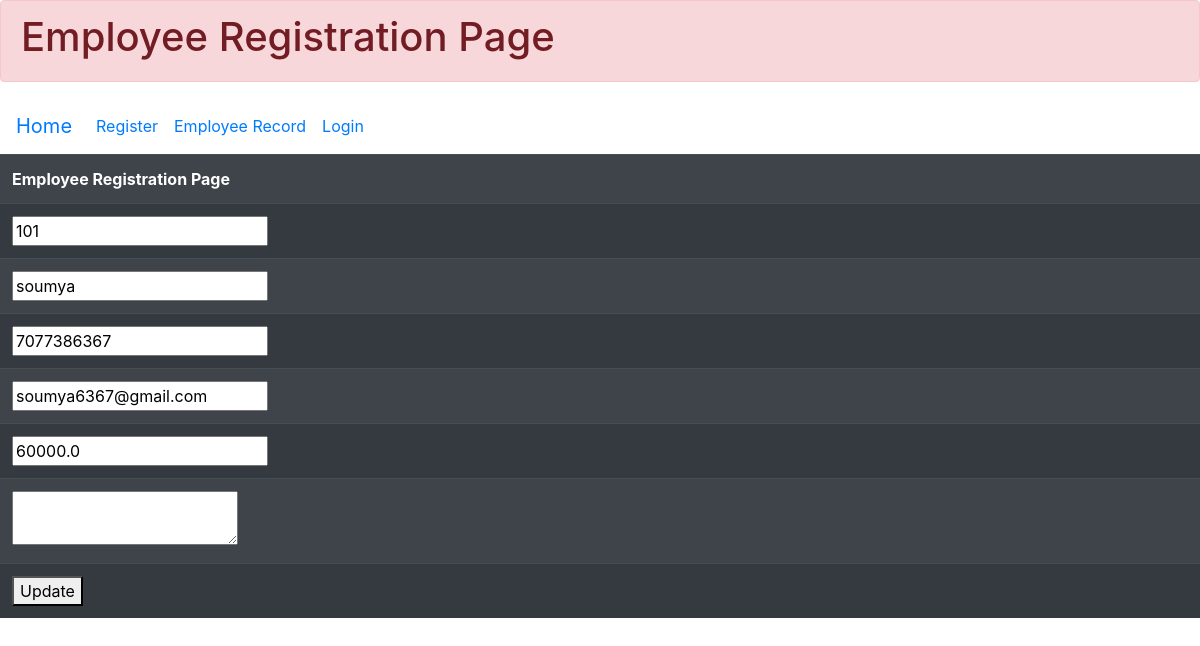
The app's page /update/?no=101 with its own data.
### myapp/models.py (models this page shows)
class Employee(models.Model):
      idno=models.IntegerField(primary_key=True)
      name=models.CharField(max_length=70)
      contact=models.IntegerField()
      email=models.EmailField()
      salary=models.FloatField()
      address=models.TextField(blank=True)

### myapp/views.py (the view)
# urls.py: path('update/',views.update,name='update'),
def update(request):
      idno=request.GET.get('no')
      result=Employee.objects.get(idno=idno)
      return render(request,'myapp/update.html',{'data':result})

### templates/myapp/update.html (shortened to what this page needs)
{% extends 'common.html'  %}
{% load static %}
{% block head %}
        {% include 'head.html' %}
{% endblock %}
{% block soumya %}
<form action="{% url 'update_data' %}" method='post'>
<table class="table table-striped table-dark" width=500px>
      <tr>
          <th>
              Employee Registration Page
          </th>
      </tr>
      <tr>
          <th>
              <input type='number' placeholder='idno'readonly value="{{data.idno}}" required name='t1'>
          </th>
      </tr>
      <tr>
            <th>
                <input type='text' placeholder='username' value="{{data.name}}" required name='t2'>
            </th>
        </tr>
        <tr>
            <th>
                <input type='number' placeholder='contact no' value="{{data.contact}}" required name='t3'>
            </th>
        </tr>
        <tr>
            <th>
                <input type='Email' placeholder='Email' value="{{data.email}}" required name='t4'>
            </th>
        </tr>
        <tr>
            <th>
                <input type='number' placeholder='salary' value="{{data.salary}}" required name='t5'>
            </th>
        </tr>
        <tr>
            <th>
                <textarea name='t6'value="{{data.address}}"></textarea>
            </th>
        </tr>
        <tr>
            <th>
                  <button type='submit'>Update</button>
            </th>
      </tr>
    </table>
</form>
{% endblock %}

### records on screen
Employee: t1 "101", t2 "soumya", t3 "7077386367", t4 "soumya6367@gmail.com", t5 "60000.0"
